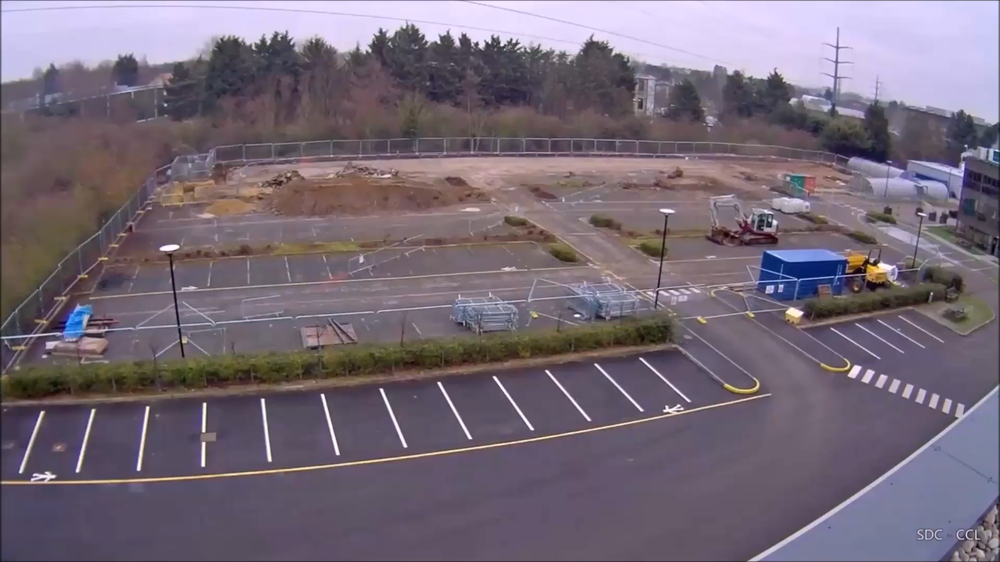
#> input picture carParkImg.png, 1000 x 562 px, shrunk from 1920 x 1080 before the run
$ python ParkingSpacePicker.py
#> lines starting #> are read from the running program, lines starting #| are printed output that depends on the picture
import cv2
import pickle
import numpy as np

# Load or initialize the list for parking spaces
try:
    with open("CarParkPos", "rb") as f:
        posList = pickle.load(f)
except:
    posList = []

current_zone = []  # Temporarily store points for the current parking space

# Button position and size for toggling modes
button_parking = (20, 20, 150, 60)  # x, y, width, height


# [48 lines left out: functions mouseClick, draw_x_marker, not called in this run]


def draw_buttons(img):
    """Draws the mode toggle button."""
    # Draw the parking button
    cv2.rectangle(
        img,
        (button_parking[0], button_parking[1]),
        (button_parking[0] + button_parking[2], button_parking[1] + button_parking[3]),
        (0, 255, 0),
        -1,
    )
    cv2.putText(
        img,
        "Parking Mode",
        (button_parking[0] + 10, button_parking[1] + 35),
        cv2.FONT_HERSHEY_SIMPLEX,
        0.6,
        (0, 0, 0),
        2,
    )


while True:
    img = cv2.imread("carParkImg.png")
#> img is the input picture: shape (562, 1000, 3); mean B, G, R 118.9, 105.5, 117.2

    # Draw all saved parking spaces
    for space in posList:
        if len(space) == 4:
            pts = np.array(space, np.int32)
            cv2.polylines(img, [pts], isClosed=True, color=(0, 255, 0), thickness=2)
            for point in space:
                draw_x_marker(img, point)

    # Draw points for the current space being selected
    for point in current_zone:
        cv2.circle(
            img, point, 5, (255, 0, 0), cv2.FILLED
        )  # Blue circles for selected points

    # Draw the toggle button
    draw_buttons(img)
#> in draw_buttons, `cv2.putText( img, "Parking Mode", (button_parking[0] + 10, button_park..`:
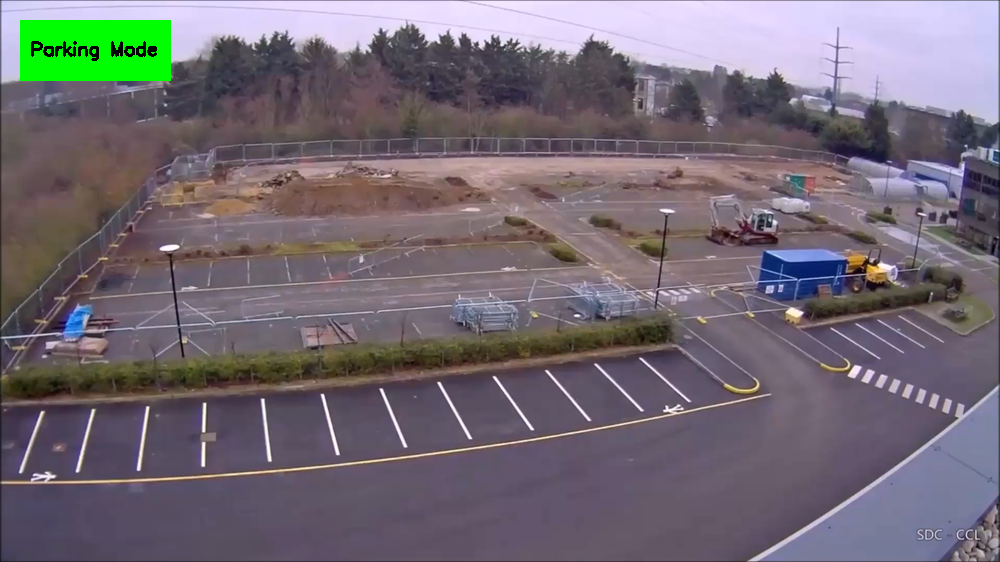
#> img: shape (562, 1000, 3); mean B, G, R 115.6, 106.4, 114.2

    # Show the current image
    cv2.imshow("Image", img)
    cv2.setMouseCallback("Image", mouseClick)
    key = cv2.waitKey(1)
#> (key Esc is pressed here)

    if key == 27:  # Press Esc to exit
        break
